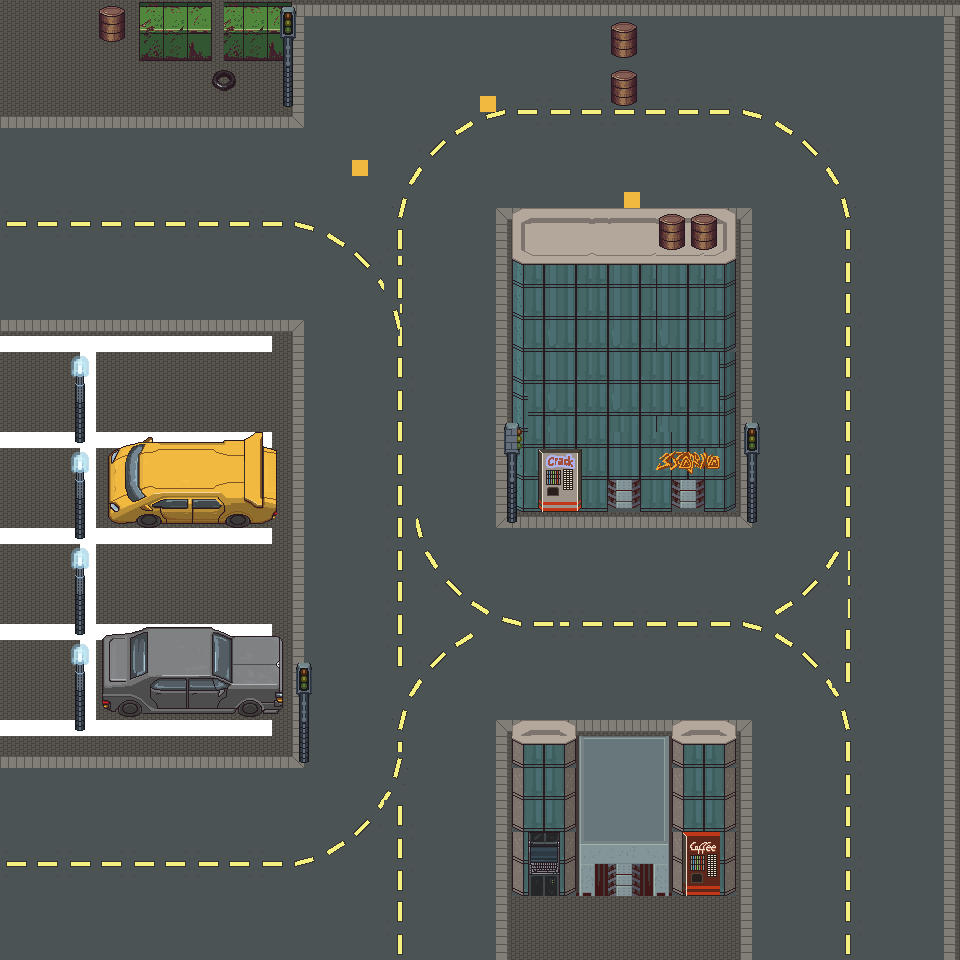

A 2D game scene composited from a Tiled map and its tileset images. What follows is a short description and the map's XML, with each tile layer's data collapsed to a summary:
An orthogonal 60x60 tile map with 16x16 px tiles, 7 tile layers (layer_route, layer_marquages, layer_side_walk, layer_buildings, ...), 5 tilesets.

<map version="1.2" tiledversion="1.3.1" orientation="orthogonal" renderorder="right-down" compressionlevel="0" width="60" height="60" tilewidth="16" tileheight="16" infinite="0" nextlayerid="8" nextobjectid="1">
 <tileset firstgid="1" name="Building" tilewidth="16" tileheight="16" tilecount="256" columns="16">
  <image source="Building.png" width="256" height="256" />
 </tileset>
 <tileset firstgid="257" name="Sidewalk_dark" tilewidth="16" tileheight="16" tilecount="64" columns="8">
  <image source="Sidewalk_dark.png" width="128" height="128" />
 </tileset>
 <tileset firstgid="321" name="Street" tilewidth="16" tileheight="16" tilecount="1900" columns="50">
  <image source="Street.png" width="800" height="608" />
 </tileset>
 <tileset firstgid="2221" name="Objects" tilewidth="16" tileheight="16" tilecount="256" columns="16">
  <image source="Objects.png" width="256" height="256" />
 </tileset>
 <tileset firstgid="2477" name="Cars_final" tilewidth="16" tileheight="16" tilecount="528" columns="24">
  <image source="Cars_final.png" width="384" height="352" />
 </tileset>
 <layer id="1" name="layer_route" width="60" height="60">
  <data>[3600 cells, 3600 non-empty, 7 distinct tile ids]</data>
 </layer>
 <layer id="3" name="layer_marquages" width="60" height="60">
  <data>[3600 cells, 425 non-empty, 116 distinct tile ids]</data>
 </layer>
 <layer id="2" name="layer_side_walk" width="60" height="60">
  <data>[3600 cells, 314 non-empty, 26 distinct tile ids]</data>
 </layer>
 <layer id="4" name="layer_buildings" width="60" height="60">
  <data>[3600 cells, 1064 non-empty, 142 distinct tile ids]</data>
 </layer>
 <layer id="5" name="layer_marquages_parking" width="60" height="60">
  <data>[3600 cells, 268 non-empty, 158 distinct tile ids]</data>
 </layer>
 <layer id="6" name="layer_cars" width="60" height="60">
  <data>[3600 cells, 257 non-empty, 198 distinct tile ids]</data>
 </layer>
 <layer id="7" name="test_collision" width="60" height="60">
  <data>[3600 cells, 3 non-empty, 1 distinct tile ids]</data>
 </layer>
</map>
